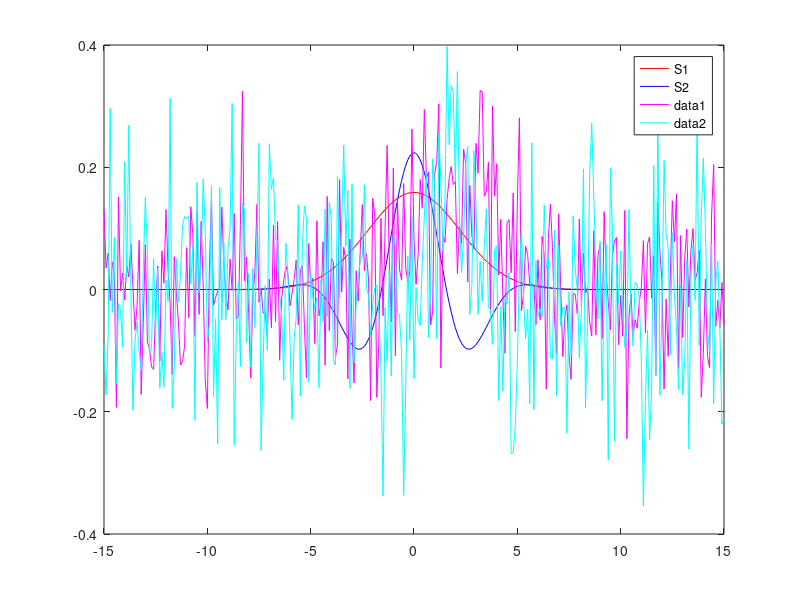

MATLAB code for this plot: (Note: this script raises an error after producing the figure.)
clear all
close all

T_s = 0.1;
T_range = [-15:T_s:15];
s1 = exp(-0.1*T_range.^2);
s2 = exp(-0.1*T_range.^2).*cos(T_range);

% Compute the energy
E1 = sum(abs(s1.^2));
E2 = sum(abs(s2.^2));

% Normalized signals => signal energy =1
alpha_1 = 1/sqrt(E1);
alpha_2 = 1/sqrt(E2);
s1 = s1*alpha_1;
s2 = s2*alpha_2;

% SNR
SNR = 5;
sigma2 = 10^(-SNR/10);

% Random time diff calc
T = 2% -5 + 10*rand(1);

s1_time_diffed = exp(-0.1*(T_range-T).^2);
s2_time_diffed = exp(-0.1*(T_range-T).^2).*cos((T_range-T));

%% a)
% s2 is better because of greater derivate which is looked for in CRB See
% (3.14) in kay I
figure(1)
plot (T_range,s1,'r')
hold on
plot (T_range,s2,'b')
legend("S1","S2")

% Lägger till brus
w = exp(-0.1*(T_range-T).^2) + sqrt(sigma2)*randn(1,length(T_range));
x2 = exp(-0.1*(T_range-T).^2).*cos(T_range-T) + sqrt(sigma2)*randn(1,length(T_range));

w = w/sqrt(E1);
x2 = x2/sqrt(E2);
figure(1)
plot(T_range,w,'m')
plot(T_range,x2,'c')
hold off

T_search = -5:T_s:5;
T_hat_metric = zeros(1,length(T_search));

% ML estimatorn för s1
for i = 1:1:length(T_search)
    t = T_search(i);
    intermidiate = 1/sqrt(E1)*exp(-0.1*(T_range-t).^2);
    T_hat_metric(i) = sum(w.*intermidiate);
end

[max, max_t_index] = max(T_hat_metric);
genarate_T_hat_from_two_funcs(s1,w);
T_search(max_t_index)
figure(3)
plot(T_search,T_hat_metric,'r')
%% Monte Carlo
% testa antalat körningar
rng('shuffle')

M0 = 1:100:5001; % All the different number of monte-carlo runs we will try
N = length(T_range);
T_hat_mean = zeros(2,M0(end));
T_hat_std = zeros(2,M0(end));

for M=M0
    
    T_hat_s1 = zeros(1,M );
    T_hat_s2 = zeros(1,M );
    for m=1:M
        % s1 and s2 contains the signal without noise.
        w =  sqrt(sigma2)*rand(1,N);
        T_hat_s1(m) = genarate_T_hat_from_two_funcs(s1,w+s1_time_diffed);
        T_hat_s2(m) = genarate_T_hat_from_two_funcs(s2,w+s2_time_diffed);
    end
    T_hat_mean(1,M) = mean(T_hat_s1);
    T_hat_std(1,M) = std(T_hat_s1);
    T_hat_mean(2,M) = mean(T_hat_s2);
    T_hat_std(2,M) = std(T_hat_s2);
    
end

mean_plot_1 = T_hat_mean(1,:);
std_plot_1 = T_hat_std(1,:);
mean_plot_2 = T_hat_mean(2,:);
std_plot_2 = T_hat_std(2,:);

figure(25)
plot(M0,mean_plot_1(M0),M0,mean_plot_2(M0))
legend("s1","s2")
title("mean")

figure(26)
plot(M0,std_plot_1(M0),M0,std_plot_2(M0))
legend("s1","s2")
title("std")


%% CRB
%Plot CRB theoretical value

SNR_range = 1:1:60;
sigma2_range = 10.^(-SNR_range./10);

T_hat_std = zeros(2,SNR_range(end));
monte_carlo_runs = 3000;

for SNR=SNR_range
    
    sigma2 = 10^(-SNR/10);

    T_hat_s1 = zeros(1,SNR );
    T_hat_s2 = zeros(1,SNR );
    for m=1:monte_carlo_runs
        % s1 and s2 contains the signal without noise.
        w =  sqrt(sigma2)*rand(1,N);
        T_hat_s1(m) = genarate_T_hat_from_two_funcs(s1,w+s1_time_diffed);
        T_hat_s2(m) = genarate_T_hat_from_two_funcs(s2,w+s2_time_diffed);
    end
    T_hat_std(1,SNR) = std(T_hat_s1);
    T_hat_std(2,SNR) = std(T_hat_s2);
    
end
std_plot_1 = T_hat_std(1,:);
std_plot_2 = T_hat_std(2,:);

figure(30)
d_s1_energy = sum(diff(s1).^2);
semilogy(SNR_range, sigma2_range./d_s1_energy)
hold on 
semilogy(SNR_range, std_plot_1./d_s1_energy);

figure(31)
d_s2_energy = sum(diff(s2).^2);
semilogy(SNR_range, sigma2_range./d_s2_energy)
hold on 
semilogy(SNR_range, std_plot_2./d_s2_energy);
